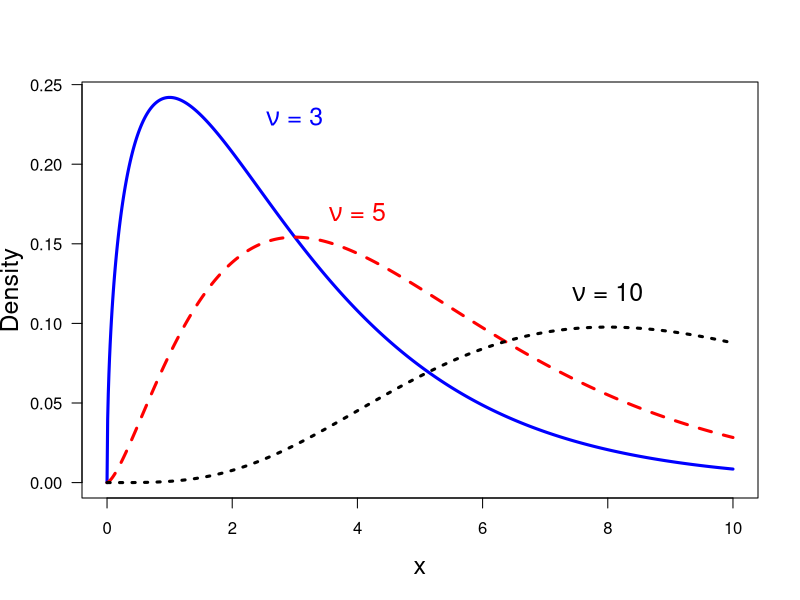

Reproduce this figure in R.
print('file: B2-PDsPDFs-chi-squared-PDFs.R')
# chi-squared PDF
x = seq(0.0,10,0.01)
chisq3 = dchisq(x,3); chisq5 = dchisq(x,5); chisq10 = dchisq(x,10)
# png('chi-squaredBook160143R.png',width=16,height=16,units='cm',res=300)
plot(x,chisq3,type='l',col='blue',xlab='x',ylab='Density',
     lwd=3,las=1,cex.lab=1.5)
lines(x,chisq5,col='red',lwd=3,lty=2)
lines(x,chisq10,col='black',lwd=3,lty=3)
text(3,0.23,expression(paste(nu,' = 3')),col='blue',cex=1.5)
text(4,0.17,expression(paste(nu,' = 5')),col='red',cex=1.5)
text(8,0.12,expression(paste(nu,' = 10')),col='black',cex=1.5)
# dev.off()